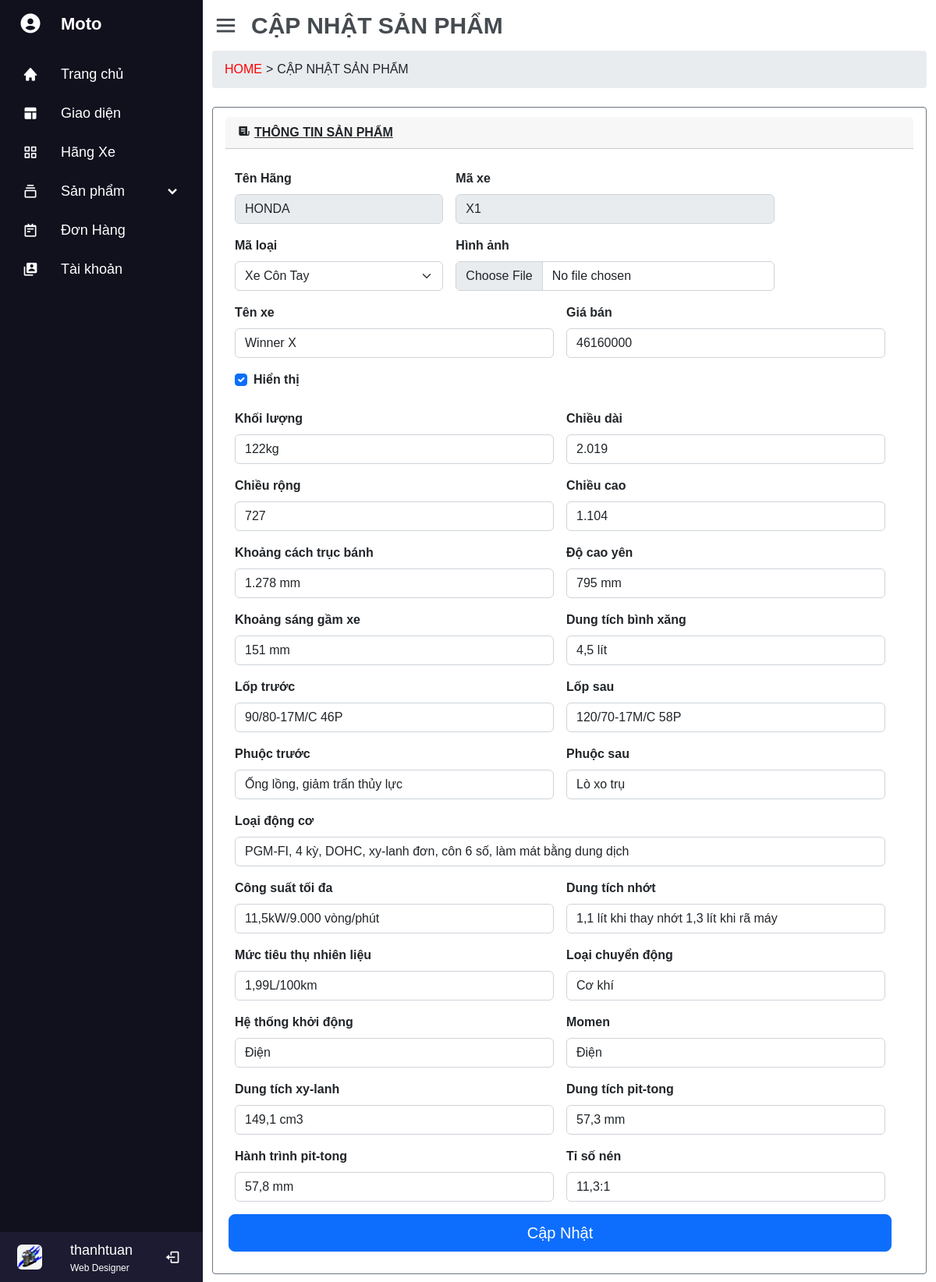
Screenshot of /admin/update_sp.php?MaXe=X1&TenHang=HONDA (signed in) with the database file from the repository.
### tables this page shows
CREATE TABLE `chitietxe` (
  `MaXe` char(5) DEFAULT NULL,
  `KhoiLuong` varchar(50) DEFAULT NULL,
  `ChieuDai` varchar(10) DEFAULT NULL,
  `ChieuRong` varchar(10) DEFAULT NULL,
  `ChieuCao` varchar(10) DEFAULT NULL,
  `KhoangCachTrucBanh` varchar(10) DEFAULT NULL,
  `DoCaoYen` varchar(10) DEFAULT NULL,
  `KhoangSangGamXe` varchar(10) DEFAULT NULL,
  `DungTichBinhXang` varchar(10) DEFAULT NULL,
  `LopTruoc` varchar(30) DEFAULT NULL,
  `LopSau` varchar(30) DEFAULT NULL,
  `PhuocTruoc` varchar(30) DEFAULT NULL,
  `PhuocSau` varchar(30) DEFAULT NULL,
  `LoaiDongCo` varchar(100) DEFAULT NULL,
  `CongSuatToiDa` varchar(40) DEFAULT NULL,
  `DungTichNhot` varchar(50) DEFAULT NULL,
  `TieuThu` varchar(20) DEFAULT NULL,
  `LoaiChuyenDong` varchar(20) DEFAULT NULL,
  `HeThongKhoiDong` varchar(20) DEFAULT NULL,
  `Momen` varchar(15) DEFAULT NULL,
  `DungTichXyLanh` varchar(10) DEFAULT NULL,
  `DungTichPitTong` varchar(10) DEFAULT NULL,
  `HanhTrinhPitTong` varchar(10) DEFAULT NULL,
  `TiSoNen` varchar(10) DEFAULT NULL
);

CREATE TABLE `xe` (
  `MaXe` char(5) NOT NULL,
  `TenXe` varchar(25) DEFAULT NULL,
  `Gia` float DEFAULT NULL,
  `Hinh` longtext DEFAULT NULL,
  `TenHang` varchar(15) DEFAULT NULL,
  `MaLoai` char(3) DEFAULT NULL,
  `HienThi` tinyint(1) NOT NULL
);

### include/connect.php (called while the page is built, shortened)
<?php
function executeResult($SQL)
{
$CON = mysqli_connect(SERVER, USER, PASS, DB);
    mysqli_set_charset($CON, 'UTF8');
    $RESULT = mysqli_query($CON, $SQL);
    $DATA = [];
    while ($ROW = mysqli_fetch_array($RESULT, 1)) {
        $DATA[] = $ROW;
    }
    return $DATA;
}

### admin/update_sp.php (the view, shortened to what this page needs)
<?php
include('../include/connect.php');
?>
<!DOCTYPE html>
<html lang="en">
<head>
    <link href="https://cdn.jsdelivr.net/npm/bootstrap@5.2.0-beta1/dist/css/bootstrap.min.css" rel="stylesheet">
    <link href='https://unpkg.com/boxicons@2.1.2/css/boxicons.min.css' rel='stylesheet'>
    <?php
    require_once('./style.php');
    ?>
</head>
<body>
    <?php
    require_once('./sidebar.php');
    ?>
    <section class="layout-content" style="overflow: auto;">
        <div class="content">
            <div class="header">
                <i class='bx bx-menu'></i>
                <div class="title-content">CẬP NHẬT SẢN PHẨM</div>
            </div>
            <div class="menu-content">
                <a class="parent" href="admin.php">HOME</a>
                <span class="img">></span>
                <span>CẬP NHẬT SẢN PHẨM</span>
            </div>
            <div class="card">
                <div class="card-header">
                    <div class="img">
                    <i class='bx bxs-receipt'></i>
                    </div>
                    <div class="dulieu">
                        <span>THÔNG TIN SẢN PHẨM</span>
                    </div>
                </div>
                <div class="card-body">
                <?php
                $TenHang = $_GET['TenHang'];
                $MaXe = $_GET['MaXe'];
                $SQL = 'SELECT xe.MaXe, KhoiLuong, ChieuDai, ChieuRong, ChieuCao, KhoangCachTrucBanh,
                            DoCaoYen, KhoangSangGamXe, DungTichBinhXang, LopTruoc, LopSau, PhuocTruoc,
                            PhuocSau, LoaiDongCo, CongSuatToiDa, DungTichNhot, TieuThu, LoaiChuyenDong,
                            HeThongKhoiDong, Momen, DungTichXyLanh, DungTichPitTong, HanhTrinhPitTong,
                            TiSoNen, xe.Hinh, xe.TenXe, xe.Gia, xe.TenHang, xe.HienThi
                                    FROM chitietxe
                                    INNER JOIN xe
                                    ON chitietxe.MaXe = xe.MaXe
                                    WHERE xe.TenHang = "' . $TenHang . '" AND chitietxe.MaXe = "' . $MaXe . '"';
                $categoryList = executeResult($SQL);
                foreach ($categoryList as $item) {
                    echo '<form class="row g-3" method="post" enctype="multipart/form-data">
                    <div class="col-md-4">
                        <label class="form-label">Tên Hãng</label>
                        <input type="text" disabled class="form-control" id="TenHang" name="TenHang" value="'.$TenHang.'">
                    </div>
                    <div class="col-md-6">
                        <label class="form-label">Mã xe</label>
                        <input type="text" disabled class="form-control" id="MaXe" name="MaXe" value="'.$MaXe.'">
                    </div>
                    <div class="col-md-4">
                        <label class="form-label">Mã loại</label>
                        <select id="MaLoai" name="MaLoai" class="form-select">';
                            $MaLoai = $_GET['MaLoai'];
                            $SQL_loaixe = 'SELECT * FROM loaixe ';
                            $CategoryList = executeResult($SQL_loaixe);
                            foreach ($CategoryList as $i) {
                                if($i['MaLoai'] == $MaLoai){
                                    echo '<option selected="selected" value="' . $i['MaLoai'] . '"> ' . $i['TenLoai'] . ' </option>';
                                }else{
                                    echo '<option value="' . $i['MaLoai'] . '"> ' . $i['TenLoai'] . ' </option>';
                                }
                            }
                            echo ' </select>
                    </div>
                    <div class="col-md-6">
                        <label for="formFile" class="form-label">Hình ảnh</label>
                        <input class="form-control" type="file" id="Hinh" name="Hinh" value="'.$item['Hinh'].'">
                    </div>
                    <div class="col-md-6">
                        <label class="form-label">Tên xe</label>
                        <input type="text" class="form-control" id="TenXe" name="TenXe" value="'.$item['TenXe'].'">
                    </div>
                    <div class="col-md-6">
                        <label class="form-label">Giá bán</label>
                        <input type="text" class="form-control" id="Gia" name="Gia" value="'.$item['Gia'].'">
                    </div>';
                    if($item['HienThi'] == 1){
                        echo'<div class="col-12">
                        <div class="form-check">
                            <input class="form-check-input" type="checkbox" checked="checked" id="HienThi" name="HienThi" >
                            <label class="form-check-label form-label" for="gridCheck">
                                Hiển thị
                            </label>
                        </div>
                    </div>';
                    }
                        echo '
                    <div class="col-md-6">
                        <label class="form-label">Khối lượng</label>
                        <input type="text" class="form-control" id="KhoiLuong" name="KhoiLuong" value="'.$item['KhoiLuong'].'">
                    </div>
                    <div class="col-md-6">
                        <label class="form-label">Chiều dài</label>
                        <input type="text" class="form-control" id="ChieuDai" name="ChieuDai" value="'.$item['ChieuDai'].'">
                    </div>
                    <div class="col-md-6">
                        <label class="form-label">Chiều rộng</label>
                        <input type="text" class="form-control" id="ChieuRong" name="ChieuRong" value="'.$item['ChieuRong'].'">
                    </div>
                    <div class="col-md-6">
                        <label class="form-label">Chiều cao</label>
                        <input type="text" class="form-control" id="ChieuCao" name="ChieuCao" value="'.$item['ChieuCao'].'">
                    </div>
                    <div class="col-md-6">
                        <label class="form-label">Khoảng cách trục bánh</label>
                        <input type="text" class="form-control" id="KhoangCachTrucBanh" name="KhoangCachTrucBanh" value="'.$item['KhoangCachTrucBanh'].'">
                    </div>
                    <div class="col-md-6">
                        <label class="form-label">Độ cao yên</label>
                        <input type="text" class="form-control" id="DoCaoYen" name="DoCaoYen" value="'.$item['DoCaoYen'].'">
                    </div>
                    <div class="col-md-6">
                        <label class="form-label">Khoảng sáng gầm xe</label>
                        <input type="text" class="form-control" id="KhoangSangGamXe" name="KhoangSangGamXe" value="'.$item['KhoangSangGamXe'].'">
                    </div>
                    <div class="col-md-6">
                        <label class="form-label">Dung tích bình xăng</label>
                        <input type="text" class="form-control" id="DungTichBinhXang" name="DungTichBinhXang" value="'.$item['DungTichBinhXang'].'">
                    </div>
                    <div class="col-md-6">
                        <label class="form-label">Lốp trước</label>
                        <input type="text" class="form-control" id="LopTruoc" name="LopTruoc" value="'.$item['LopTruoc'].'">
                    </div>
                    <div class="col-md-6">
                        <label class="form-label">Lốp sau</label>
                        <input type="text" class="form-control" id="LopSau" name="LopSau" value="'.$item['LopSau'].'">
                    </div>
                    <div class="col-md-6">
                        <label class="form-label">Phuộc trước</label>
                        <input type="text" class="form-control" id="PhuocTruoc" name="PhuocTruoc" value="'.$item['PhuocTruoc'].'">
                    </div>
                    <div class="col-md-6">
                        <label class="form-label">Phuộc sau</label>
                        <input type="text" class="form-control" id="PhuocSau" name="PhuocSau" value="'.$item['PhuocSau'].'">
                    </div>
                    <div class="col-12">
                        <label class="form-label">Loại động cơ</label>
                        <input type="text" class="form-control" id="LoaiDongCo" name="LoaiDongCo" value="'.$item['LoaiDongCo'].'">
                    </div>
                    <div class="col-md-6">
                        <label class="form-label">Công suất tối đa</label>
                        <input type="text" class="form-control" id="CongSuatToiDa" name="CongSuatToiDa" value="'.$item['CongSuatToiDa'].'">
                    </div>
                    <div class="col-md-6">
                        <label class="form-label">Dung tích nhớt</label>
                        <input type="text" class="form-control" id="DungTichNhot" name="DungTichNhot" value="'.$item['DungTichNhot'].'">
                    </div>
                    <div class="col-md-6">
                        <label class="form-label">Mức tiêu thụ nhiên liệu</label>
                        <input type="text" class="form-control" id="TieuThu" name="TieuThu" value="'.$item['TieuThu'].'">
                    </div>
                    <div class="col-md-6">
                        <label class="form-label">Loại chuyển động</label>
                        <input type="text" class="form-control" id="LoaiChuyenDong" name="LoaiChuyenDong" value="'.$item['LoaiChuyenDong'].'">
                    </div>
                    <div class="col-md-6">
                        <label class="form-label">Hệ thống khởi động</label>
                        <input type="text" class="form-control" id="HeThongKhoiDong" name="HeThongKhoiDong" value="'.$item['HeThongKhoiDong'].'">
                    </div>
                    <div class="col-md-6">
                        <label class="form-label">Momen</label>
                        <input type="text" class="form-control" id="Momen" name="Momen" value="'.$item['Momen'].'">
                    </div>
                    <div class="col-md-6">
                        <label class="form-label">Dung tích xy-lanh</label>
                        <input type="text" class="form-control" id="DungTichXyLanh" name="DungTichXyLanh"" value="'.$item['DungTichXyLanh'].'">
                    </div>
                    <div class="col-md-6">
                        <label class="form-label">Dung tích pit-tong</label>
                        <input type="text" class="form-control" id="DungTichPitTong" name="DungTichPitTong" value="'.$item['DungTichPitTong'].'">
                    </div>
                    <div class="col-md-6">
                        <label class="form-label">Hành trình pit-tong</label>
                        <input type="text" class="form-control" id="HanhTrinhPitTong" name="HanhTrinhPitTong" value="'.$item['HanhTrinhPitTong'].'">
                    </div>
                    <div class="col-md-6">
                        <label class="form-label">Tỉ số nén</label>
                        <input type="text" class="form-control" id="TiSoNen" name="TiSoNen" value="'.$item['TiSoNen'].'">
                    </div>
                    <input type="submit" class="btn btn-primary btn-lg" name="update" id="update" value="Cập Nhật"></input>
                </form>';
                }
                ?>
                </div>
            </div>
        </div>
    </section>
</body>
</html>

### admin/css/admin.css (style rules this page uses)
:root { --gray: #464b50; --secondary: #6c757d; --gainsboro: #e9ecef; }
* { margin: 0; padding: 0; box-sizing: border-box; font-family: sans-serif; }
.layout-content { position: absolute; height: 100%; left: 260px; width: calc(100% - 260px); transition: all 0.5s ease; }
.layout-content .content { margin: 10px 12px; }
.layout-content .content .header { display: flex; align-items: center; }
.layout-content .content .bx-menu { font-size: 35px; color: var(--gray); margin-right:15px; cursor: pointer; }
.layout-content .content .title-content { font-size: 30px; font-weight: 700; color: var(--gray); }
.layout-content .content .menu-content { display: flex; padding: 0.75rem 1rem; background: var(--gainsboro); border-radius: 0.25rem; margin-top: 10px }
.layout-content .content .menu-content .parent { text-decoration: none; color: red; }
.layout-content .content .menu-content .img { margin: 0px 5px; }
.card { margin-top: 1.5rem; padding: 0.75rem 1rem; border: 1px solid #6c757d; border-radius: 0.25rem; }
.card .card-header { display: flex; }
.card .card-header .img { margin-right: 5px; }
.card-body { margin-top: 10px; }
.row { display: flex; flex-wrap: wrap; margin-right: 0.75rem; margin-left: -0.75rem; }
.form-label { font-weight: bold; }
.dulieu { text-decoration: underline; font-weight: bold; }

### rows the page displays
chitietxe: TenXe "Winner X", Gia "46160000", KhoiLuong "122kg", ChieuDai "2.019", ChieuRong "727", ChieuCao "1.104", KhoangCachTrucBanh "1.278 mm", DoCaoYen "795 mm", KhoangSangGamXe "151 mm", DungTichBinhXang "4,5 lít", LopTruoc "90/80-17M/C 46P", LopSau "120/70-17M/C 58P", PhuocTruoc "Ống lồng, giảm trấn thủy lực", PhuocSau "Lò xo trụ", LoaiDongCo "PGM-FI, 4 kỳ, DOHC, xy-lanh đơn, côn 6 số, làm mát bằng dung dịch", CongSuatToiDa "11,5kW/9.000 vòng/phút", DungTichNhot "1,1 lít khi thay nhớt 1,3 lít khi rã máy", TieuThu "1,99L/100km", LoaiChuyenDong "Cơ khí", HeThongKhoiDong "Điện", Momen "Điện", DungTichXyLanh "149,1 cm3", DungTichPitTong "57,3 mm", HanhTrinhPitTong "57,8 mm", TiSoNen "11,3:1"

### other values shown
$_SESSION['USER'] "thanhtuan"
form field MaLoai "Xe Côn Tay"
